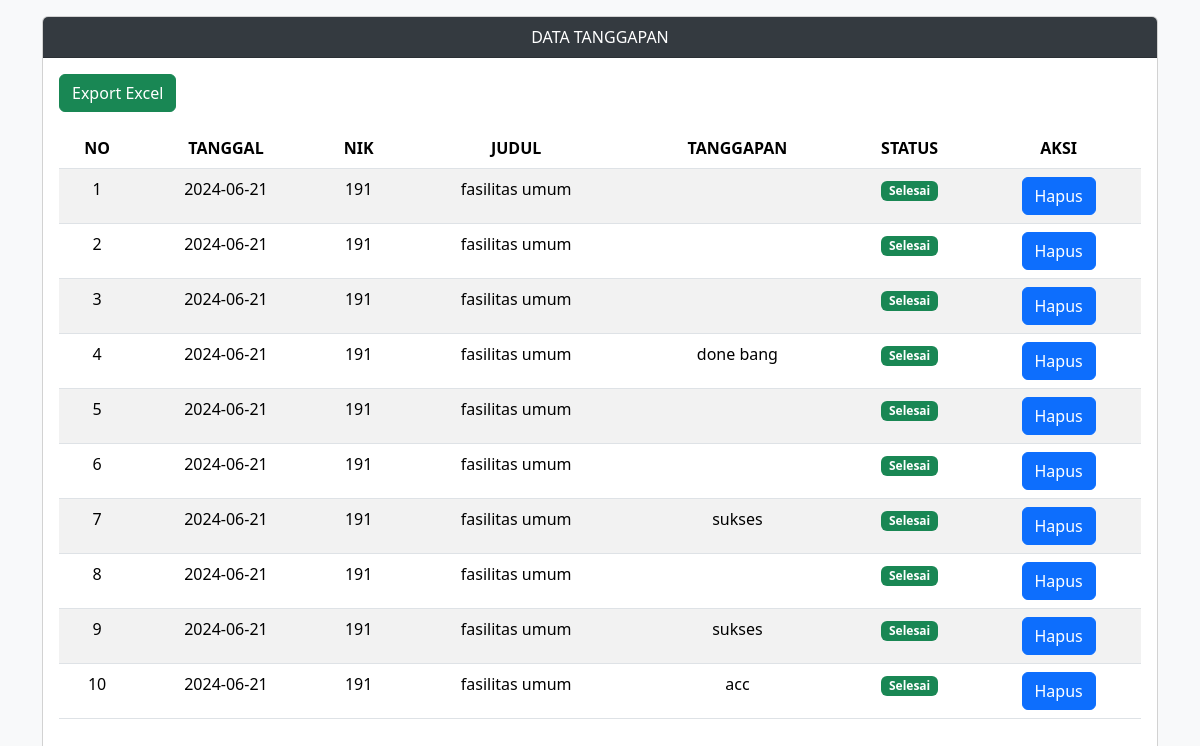
The page /admin/data_tanggapan.php on the database its author committed.
### tables this page shows
CREATE TABLE `tanggapan` (
  `id_tanggapan` int(11) NOT NULL,
  `id_pengaduan` int(11) NOT NULL,
  `tgl_tanggapan` date NOT NULL,
  `tanggapan` text NOT NULL,
  `id_petugas` int(11) NOT NULL
);

CREATE TABLE `pengaduan` (
  `id_pengaduan` int(11) NOT NULL,
  `tgl_pengaduan` date NOT NULL,
  `nik` char(16) NOT NULL,
  `judul_laporan` varchar(50) NOT NULL,
  `isi_laporan` text NOT NULL,
  `foto` varchar(255) NOT NULL,
  `status` enum('menunggu','proses','selesai') NOT NULL
);

### admin/data_tanggapan.php (the view, shortened to what this page needs)
<!DOCTYPE html>
<html lang="en">
<head>
    <link rel="stylesheet" type="text/css" href="../assets/css/bootstrap.min.css">
</head>
<body>
<div class="container">
    <div class="row">
        <div class="col-md-12 mt-3">
            <div class="card">
                <div class="card-header">
                    DATA TANGGAPAN
                </div>
                <div class="card-body">
                    <div class="d-flex justify-content-start mb-3">
                        <a href="export_tanggapan.php" class="btn btn-success" target="_blank">Export Excel</a>
                    </div>
                    <table class="table table-striped">
                        <thead>
                            <tr>
                                <th>NO</th>
                                <th>TANGGAL</th>
                                <th>NIK</th>
                                <th>JUDUL</th>
                                <th>TANGGAPAN</th>
                                <th>STATUS</th>
                                <th>AKSI</th>
                            </tr>
                        </thead>
                        <tbody>
                            <?php
                            include '../config/koneksi.php';
                            $no = 1;
                            $query = mysqli_query($koneksi, "SELECT a.*, b.* FROM tanggapan a INNER JOIN pengaduan b ON a.id_pengaduan=b.id_pengaduan ORDER BY b.tgl_pengaduan DESC");
                            while ($data = mysqli_fetch_array($query)) { ?>
                                <tr>
                                    <td><?php echo $no++; ?></td>
                                    <td><?php echo $data['tgl_pengaduan'] ?></td>
                                    <td><?php echo $data['nik'] ?></td>
                                    <td><?php echo $data['judul_laporan'] ?></td>
                                    <td><?php echo $data['tanggapan'] ?></td>
                                    <td>
                                        <?php
                                        if ($data['status'] == 'proses') {
                                            echo "<span class='badge bg-warning'>Proses</span>";
                                        } elseif ($data['status'] == 'selesai') {
                                            echo "<span class='badge bg-success'>Selesai</span>";
                                        } else {
                                            echo "<span class='badge bg-danger'>Menunggu</span>";
                                        }
                                        ?>
                                    </td>
                                    <td>
                                        <button class="btn btn-primary" data-bs-toggle="modal" data-bs-target="#hapus<?php echo $data['id_tanggapan'] ?>">Hapus</button>
                                    </td>
                                </tr>
                            <?php } ?>
                        </tbody>
                    </table>
                </div>
            </div>
        </div>
    </div>
</div>
</body>
</html>

### admin/data_tanggapan.php (style rules this page uses)
body { font-family: 'Segoe UI', Tahoma, Geneva, Verdana, sans-serif; background-color: #f8f9fa; display: flex; flex-direction: column; min-height: 100vh; }
.card-header { background-color: #343a40; color: #fff; }
.card { text-align: center; }

### rows shown on the page
tanggapan: id_pengaduan.tgl_pengaduan "2024-06-21", id_pengaduan.nik "191", id_pengaduan.judul_laporan "fasilitas umum"
tanggapan: id_pengaduan.tgl_pengaduan "2024-06-21", id_pengaduan.nik "191", id_pengaduan.judul_laporan "fasilitas umum"
tanggapan: id_pengaduan.tgl_pengaduan "2024-06-21", id_pengaduan.nik "191", id_pengaduan.judul_laporan "fasilitas umum"
tanggapan: id_pengaduan.tgl_pengaduan "2024-06-21", id_pengaduan.nik "191", id_pengaduan.judul_laporan "fasilitas umum", tanggapan "done bang"
tanggapan: id_pengaduan.tgl_pengaduan "2024-06-21", id_pengaduan.nik "191", id_pengaduan.judul_laporan "fasilitas umum"
tanggapan: id_pengaduan.tgl_pengaduan "2024-06-21", id_pengaduan.nik "191", id_pengaduan.judul_laporan "fasilitas umum"
tanggapan: id_pengaduan.tgl_pengaduan "2024-06-21", id_pengaduan.nik "191", id_pengaduan.judul_laporan "fasilitas umum", tanggapan "sukses"
tanggapan: id_pengaduan.tgl_pengaduan "2024-06-21", id_pengaduan.nik "191", id_pengaduan.judul_laporan "fasilitas umum"
tanggapan: id_pengaduan.tgl_pengaduan "2024-06-21", id_pengaduan.nik "191", id_pengaduan.judul_laporan "fasilitas umum", tanggapan "sukses"
tanggapan: id_pengaduan.tgl_pengaduan "2024-06-21", id_pengaduan.nik "191", id_pengaduan.judul_laporan "fasilitas umum", tanggapan "acc"
